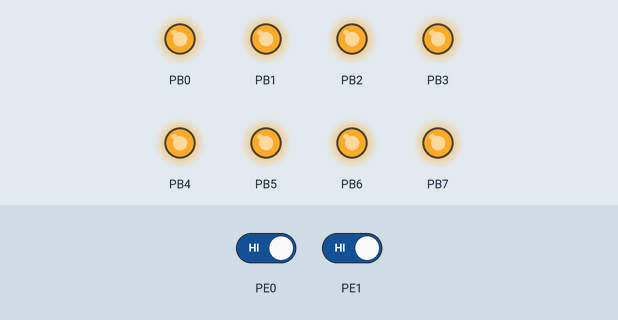
This program was run on a simulated ATmega128, built with avr-gcc and emulated at 16 MHz. Parts: output pins drawn as LEDs (lit = HIGH). Dashed ring = blinking. The inputs (shaded band) are chosen by the test bench; at power-on: PE0 HIGH, PE1 HIGH.

Above: at 1.2 s.
1.3 s: PE0 driven LOW
At 4.2 s:
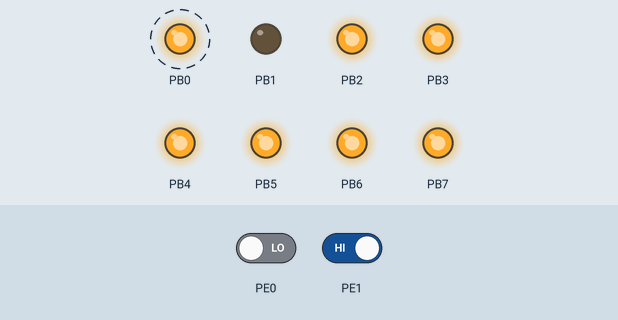
4.3 s: PE0 driven HIGH
At 5.2 s:
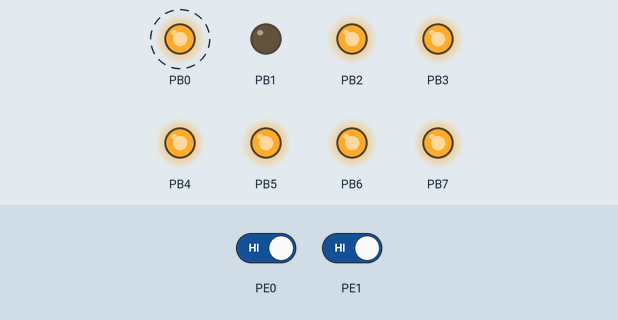
5.8 s: PE1 driven LOW
At 7.75 s:
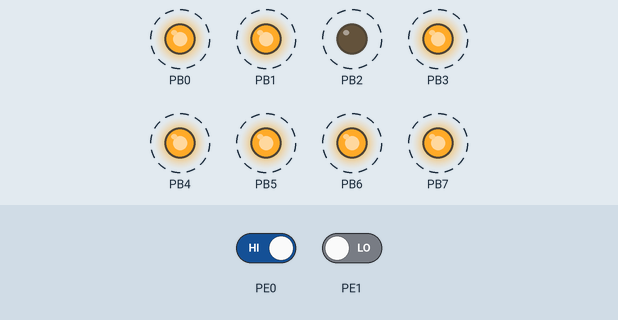
Timing chart, 0 to 14.8 s (numbered marks = the images above; inputs shaded):
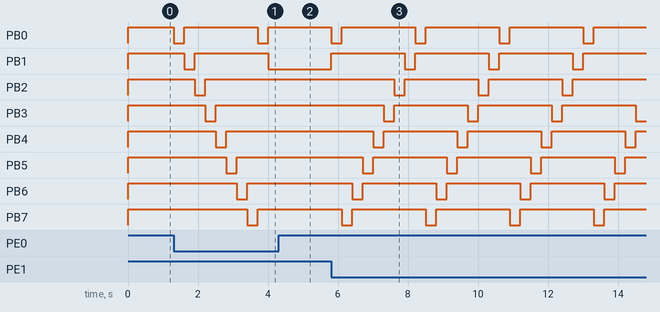

The program:

main.c
```c
#include <avr/io.h>
#include <util/delay.h>

int main(void)
{
    DDRE = 0x00;
	DDRB = 0xFF;

	PORTB = 0xFF;

    while (1)
    {
		if(!(PINE & 0x01))
		{
			if((PORTB & 0x7f) == 0x7f)
			PORTB = 0xfe;
			else
			PORTB = ((PORTB << 1) | (0x01));

			_delay_ms(300);
		}

		if(!(PINE & 0x02))
		{
			if((PORTB & 0xFE) == 0xFE)
			PORTB = 0x7F;
			else
			PORTB = ((PORTB >> 1) | (0x80));

			_delay_ms(300);
		}
    }
}
```

Measured:
- after the input at 1.3 s, PB0: alternates HIGH for 2.1 s and LOW for 0.30 s, starting at once; PB1: HIGH → LOW after 0.30 s, → HIGH 0.30 s later, → LOW 2.1 s later; PB2: HIGH → LOW after 0.60 s, → HIGH 0.30 s later; PB3: HIGH → LOW after 0.90 s, → HIGH 0.30 s later; PB4: HIGH → LOW after 1.2 s, → HIGH 0.30 s later
- after the input at 4.3 s, PB1: stays LOW (without the input it goes to HIGH after 0.00 s); PB2: stays HIGH (without the input it goes to LOW after 0.00 s); PB3: stays HIGH (without the input it goes to LOW after 0.30 s); PB4: stays HIGH (without the input it goes to LOW after 0.60 s); PB5: stays HIGH (without the input it goes to LOW after 0.90 s)
- after the input at 5.8 s, PB0, PB1: alternates HIGH for 2.1 s and LOW for 0.30 s, starting at once
